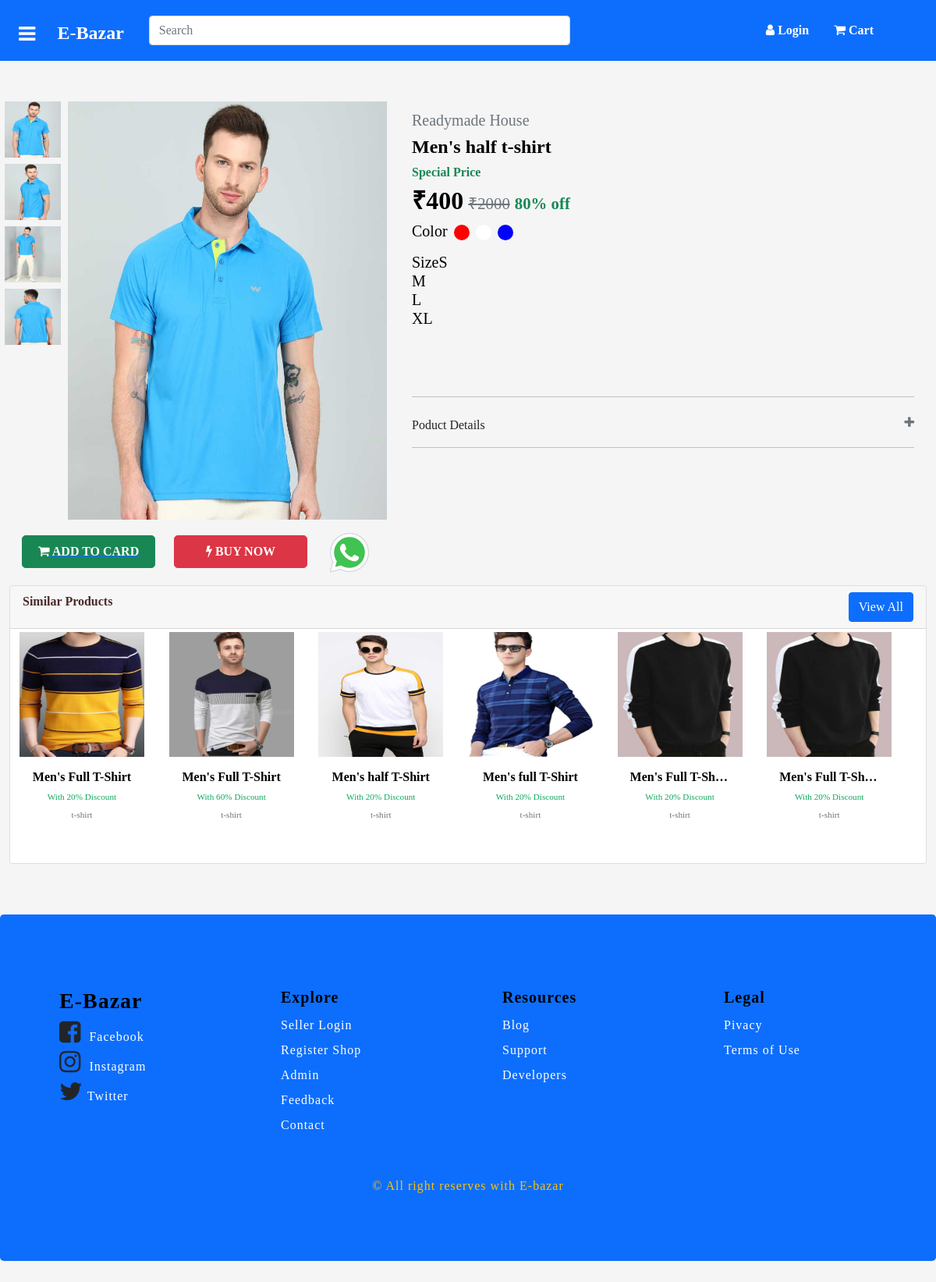
The page /templates/views/product_detail.php?product_key=1 on the database its author committed.
### tables this page shows
CREATE TABLE `products` (
  `product_id` int(250) NOT NULL,
  `product_cat` varchar(250) NOT NULL,
  `product_subcat` varchar(250) NOT NULL,
  `product_name` varchar(250) NOT NULL,
  `product_details` text NOT NULL,
  `product_images` varchar(250) NOT NULL,
  `product_color` varchar(250) NOT NULL,
  `product_size` varchar(250) NOT NULL,
  `product_price` int(250) NOT NULL,
  `product_discount` int(250) NOT NULL,
  `seller_id` int(250) NOT NULL
);

CREATE TABLE `sellers` (
  `seller_id` int(11) NOT NULL,
  `shop_name` varchar(255) NOT NULL,
  `owner` varchar(255) NOT NULL,
  `seller_email` varchar(255) NOT NULL,
  `seller_phone` varchar(255) NOT NULL,
  `seller_password` varchar(255) NOT NULL,
  `seller_address` varchar(255) NOT NULL,
  `seller_city` varchar(255) NOT NULL,
  `seller_state` varchar(255) NOT NULL,
  `seller_pincode` varchar(255) NOT NULL
);

### templates/views/product_detail.php (the view, shortened to what this page needs)
<?php include "../../src/db_con.php" ?>
<?php include "../includes/header.php" ?>
<?php  $index="../../index.php"; $path="../../"; include "../includes/navbar.php" ?>
<section class="product_details mt-5">
  <div class="container-fluid">
    <div class="row">
      <div class="col-md-12 col-lg-5">
         <div class="card">
           <div class="row no-gutters text-center hide-on-small">
             <div class="col-md-2">
               <?php
                $product_id=$_REQUEST['product_key'];
               $query="SELECT products.*,sellers.* FROM products INNER JOIN sellers ON products.seller_id=sellers.seller_id WHERE product_id='$product_id'";
                $result=$con->prepare($query);
                $result->execute();
                $row=$result->fetch(PDO::FETCH_ASSOC);
                  $tempimg = $row['product_images'];
                  $img = explode(",",$tempimg);
                  for($i=0;$i<sizeof($img);$i++){
               ?>
               <img class="list-item p-1 small-img" src="../../public/images/products/<?php echo $img[$i]; ?>"  onmouseover="chngimg(this)">
              <?php
                }
             ?>
             </div>
             <div class="col-md-10">
              <img src="../../public/images/products/<?php echo $img[0]; ?>" class="img-fluid p-1 big-img" id="bigimg">
             </div>
           </div>
          <div class="card-footer">
            <form action="../../src/server/add_to_cart.php?product_key=<?php echo $row['product_id'];?>" method="post">
              <div class="row">
                <div class="col-sm-12 col-md-5 pt-2">
                 <a href="../../src/server/add_to_cart.php?product_key=<?php echo $row['product_id']; ?>"> <button type="submit" class="btn btn-lg btn-success w-100" name="add_to_cart"><i class="fa fa-shopping-cart"></i> <span>ADD TO CARD</span></button></a>
                </div>
                <div class="col-sm-12 col-md-5 pt-2">
                  <button type="submit" class="btn btn-lg btn-danger w-100" name="buy_now"><i class="fa fa-bolt"></i> <span>BUY NOW</span></button>
                </div>
                <div class="col-sm-12 col-md-2">
                <a href="https://api.whatsapp.com/send?phone=<?php echo $row['seller_phone'];?>" data-toggle="tooltip" data-placement="top" title="Want to get info regarding this product from seller :) CHAT DIRECTLY WITH SELLER "><img src="../../public/images/whatsappicon.png" alt="wappicon" style="width:60px; height:60px;"></a>
                </div>
              </div>
            </form>
          </div>
         </div>
      </div>
      <div class="col-md-12 col-lg-7 product-details-part">
          <div class="card d-flex justify-content-start">
             <div class="card-body">
               <h5 class="text-muted product-seller"><?php echo $row['shop_name']; ?></h5>
               <h4 class="product-title"><?php echo $row['product_name']; ?></h4>
               <h6 class="text-success font-weight-bold">Special Price</h6>
               <h4 class="product-price"> <span class="main-price">₹<?php $x=$row['product_price'];$y=$row['product_discount']; $money=($x-($x*$y)/100); echo $money; ?></span> <del class="text-muted">₹<?php echo $row['product_price']; ?></del> <span class="text-success discount"><?php echo $row['product_discount']; ?>% off</span></h4>
               <h5 class="product-color mb-5">
                   <span class="float-left">Color</span>
                   <?php
                     $tempcolor = $row['product_color'];
                     $color = explode(",",$tempcolor);
                     for($i=0;$i<sizeof($color);$i++){
                   ?>
                   <div class="circle ml-2 mt-1" id="product_color" style="background-color: <?php echo $color[$i]; ?>;"></div>
                   <?php
                     }
                   ?>
                </h5>
                <h5 class="product-size mb-5">
                   <span class="float-left">Size</span>
                   <?php
                     $tempsize = $row['product_size'];
                     $size = explode(",",$tempsize);
                     for($i=0;$i<sizeof($size);$i++){
                   ?>
                    <div><?php echo $size[$i]; ?></div>
                   <?php
                     }
                   ?>
                </h5><br>
               <hr>
               <div class="product-more mt-4" data-toggle="collapse" href="#collapseExample" role="button" aria-expanded="false" aria-controls="collapseExample">Poduct Details <span><i class="fa fa-plus float-right text-muted"></i></span></div>
               <hr>
             </div>
          </div>
      </div>
    </div>
  </div>
</section>
<section class="container-fluid owl mt-1">
  <div class="card">
     <div class="card-header">
        <a href="#" class="float-right"><button class="btn btn-primary">View All</button></a>
        Similar Products
     </div>
      <?php $owlpath="../../"; $product_cat=$row['product_cat']; $page_link="product_detail.php"; $product_col="product_id"; include "../includes/owlcarousel.php" ?>
  </div>
</section>
<?php include "../includes/footer.php" ?>

### templates/includes/owlcarousel.php
<section class="owl-card mt-1">
 <div class="container-fluid">
  <div class="owl-carousel owl-theme">
  <?php
   if(isset($product_cat)){
     $query="SELECT * FROM products WHERE product_cat='$product_cat' ORDER BY RAND() LIMIT 10";
   }
   else{
    $query="SELECT * FROM products ORDER BY RAND() LIMIT 10";
   }
   $result=$con->prepare($query);
   $result->execute();
   while($row=$result->fetch(PDO::FETCH_ASSOC))
     {
       $tempimg = $row['product_images'];
       $img = explode(",",$tempimg);
  ?>
   <div class="item" >
     <div class="product-card card text-center myd">
        <a href="<?php echo $owlpath ?>templates/views/<?php echo $page_link ?>?product_key=<?php echo $row[$product_col]; ?>"><img src="<?php echo $owlpath; ?>public/images/products/<?php echo $img[0]; ?>" class="card-image-center"></a>
        <a href="<?php echo $owlpath ?>templates/views/<?php echo $page_link ?>?product_key=<?php echo $row[$product_col]; ?>">
          <div class="card-body">
            <h5 class="card-title text-truncate"><?php echo $row['product_name'] ?></h5>
            <p class="card-text">With <?php echo $row['product_discount'] ?>% Discount</p>
            <p class="card-text text-muted text-truncate" style="margin-top: -10px;"><?php echo $row['product_subcat'] ?></p>
          </div>
        </a>
      </div>
  </div>
  <?php
   }
  ?>
 </div>
</div>
</section>

### public/sass/style.css (style rules this page uses)
* { margin: 0; padding: 0; font-family: "Times New Roman", Times, serif; }
body { background: whitesmoke; }
.card-header { color: #4b2a2a; font-weight: bold; font-size: 1rem; font-family: "Times New Roman", Times, serif; }
.product-card { height: 17rem; width: 12rem; border: none; }
.product-card img { height: 10rem; width: 10rem; }
.product-card a { text-decoration: none; }
.product-card .card-body .card-title { font-size: 1rem; font-weight: bold; color: #000000; }
.product-card .card-body .card-text { font-size: 0.7rem; font-weight: lighter; color: #10a85c; }
.owl .product-card { width: 10rem !important; height: 17rem; }
.product_details .card { border: none; background: none; }
.product_details .card .small-img { cursor: pointer; height: 5rem !important; width: 5rem !important; }
.product_details .card .big-img { height: 68vh; }
.product_details .card .card-footer { border: none; background: none; }
.product_details .card .card-footer button { color: #ffffff; font-weight: bold; font-size: 1rem; display: inline !important; }
.product_details .product-details-part .product-title { font-weight: bold; color: #000000; }
.product_details .product-details-part .product-price .main-price { font-size: 2rem; font-weight: bold; color: #000000; }
.product_details .product-details-part .product-price del { font-size: 1.3rem; }
.product_details .product-details-part .product-price .discount { font-size: 1.3rem; font-weight: bold; }
.product_details .product-details-part .product-color .circle { height: 20px; width: 20px; border-radius: 100%; float: left; }
#foot .row ul li h3, h5 { color: #000; }

### rows shown on the page
products: seller.shop_name "Readymade House", product_name "Men's half t-shirt", money "400", product_price "2000", product_discount "80", product_size "S", product_size "M", product_size "L", product_size "XL"
products: shows a picture, product_name "Men's Full T-Shirt", product_discount "20", product_subcat "t-shirt"
products: shows a picture, product_name "Men's Full T-Shirt", product_discount "60", product_subcat "t-shirt"
products: shows a picture, product_name "Men's half T-Shirt", product_discount "20", product_subcat "t-shirt"
products: shows a picture, product_name "Men's full T-Shirt", product_discount "20", product_subcat "t-shirt"
products: product_name "Men's Full T-Sh…", product_discount "20", product_subcat "t-shirt"
products: product_name "Men's Full T-Sh…", product_discount "20", product_subcat "t-shirt"
